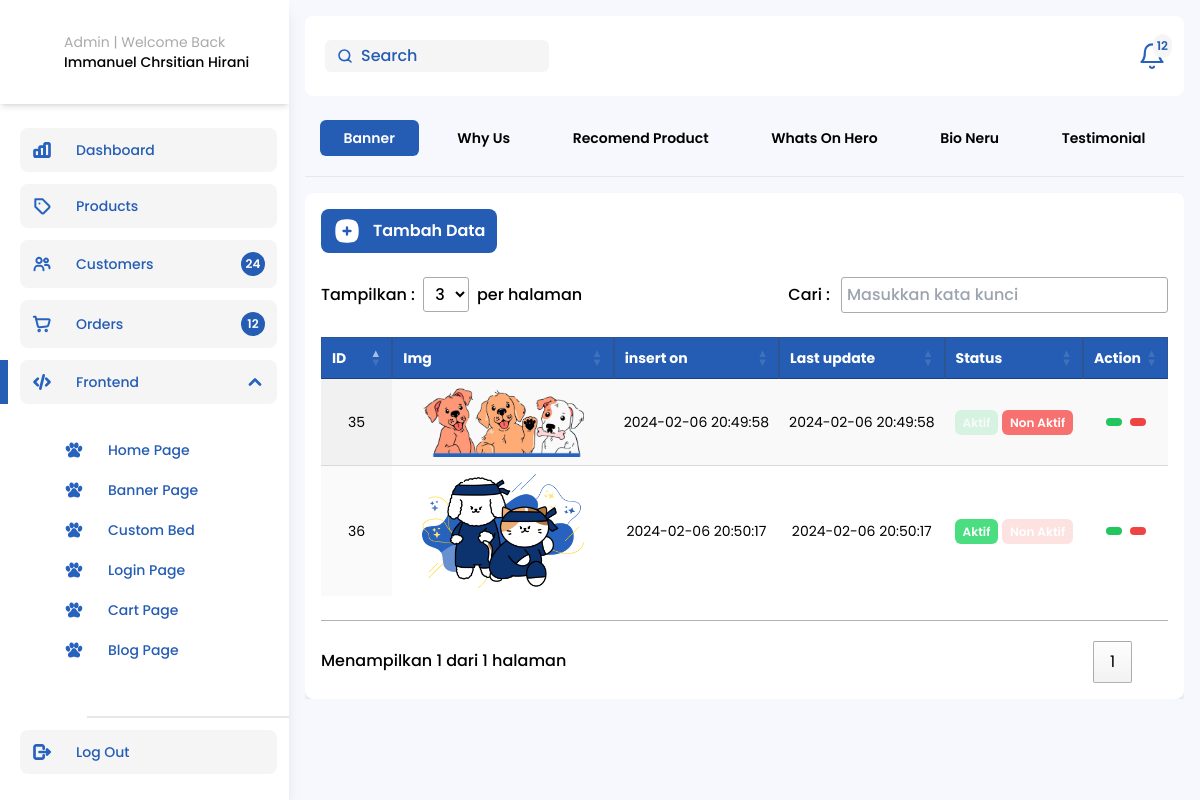
/Admin-Homepage.php, run on the app's committed database.
### tables this page shows
CREATE TABLE `herosection` (
  `hero_id` int(11) NOT NULL,
  `hero_title1` varchar(200) NOT NULL,
  `hero_title2` varchar(200) NOT NULL,
  `hero_title3` varchar(200) NOT NULL,
  `hero_subtitle` varchar(1000) NOT NULL,
  `hero_button1` varchar(100) NOT NULL,
  `hero_button2` varchar(100) NOT NULL,
  `hero_img` varchar(500) NOT NULL,
  `insert_date` datetime NOT NULL DEFAULT current_timestamp(),
  `lastUpdate_date` datetime NOT NULL DEFAULT current_timestamp(),
  `status` tinyint(2) NOT NULL
);

### function.php (called while the page is built, shortened)
<?php
$conn = mysqli_connect('localhost', 'root', '', 'nerumeru');
function query($query)
{
    global $conn;
    $result = mysqli_query($conn, $query);
    $rows = [];
    foreach ($result as $row) {
        $rows[] = $row;
    }
    return $rows;
}

### Admin-Homepage.php (the view, shortened to what this page needs)
<?php
require "function.php";
$hero = query("SELECT * FROM herosection");
?>
<!doctype html>
<html lang="en">
<head>
  <link rel="stylesheet" href="./css/output.css" />
  <link rel="stylesheet" href="https://cdn.jsdelivr.net/npm/swiper@10/swiper-bundle.min.css" />
  <link rel="stylesheet" href="https://cdn.jsdelivr.net/npm/swiper@10/swiper-bundle.min.css" />
  <link rel="stylesheet" href="https://cdn.jsdelivr.net/npm/@tabler/icons-webfont@latest/tabler-icons.min.css" />
  <link href="https://cdn.datatables.net/1.13.3/css/jquery.dataTables.min.css" rel="stylesheet" />
  <link href="https://cdn.datatables.net/buttons/2.3.5/css/buttons.dataTables.min.css" rel="stylesheet" />
</head>
<body>
  <main class="my-0">
    <section class="admin relative h-screen overflow-hidden my-0">
      <div class="flex items-start justify-between">
        <?php include("sidebar.admin.php"); ?>
        <div class="flex flex-col gap-4 container">
          <header class="flex items-center bg-white rounded-lg justify-between w-full h-20 px-5">
            <div class="header-wrapper w-full flex items-center justify-between">
              <span class="relative">
                <input id="searchAdminNavbar" type="search" class="bg-white-neru px-3 rounded-md  outline-none py-1 w-[224px] pl-9 xl:text-base md:text-sm text-xs" placeholder="Search" />
              </span>
              <div id="notifications" class="relative cursor-pointer">
                <div class="badge absolute -right-2 -top-2 bg-white-neru rounded-full flex items-center justify-center p-1">
                  <h6 class="text-xs text-blue-Neru font-semibold">12</h6>
                </div>
              </div>
            </div>
          </header>
          <div class="max-h-screen w-full overflow-y-auto">
            <div class="scrolXMenu mt-2">
              <div class="flex justify-evenly">
                <button class="ButtonTogglerActive px-6 py-2 font-semibold transition-all ease-in-out duration-300">
                  <h6 class="menu-item">Banner</h6>
                </button>
                <button class="ButtonTogglerActive px-6 py-2 font-semibold transition-all ease-in-out duration-300">
                  <h6 class="menu-item">Why us</h6>
                </button>
                <button class="ButtonTogglerActive px-6 py-2 font-semibold transition-all ease-in-out duration-300">
                  <h6 class="menu-item">Recomend Product</h6>
                </button>
                <button class="ButtonTogglerActive px-6 py-2 font-semibold transition-all ease-in-out duration-300">
                  <h6 class="menu-item">Whats on hero</h6>
                </button>
                <button class="ButtonTogglerActive px-6 py-2 font-semibold transition-all ease-in-out duration-300">
                  <h6 class="menu-item">Bio neru</h6>
                </button>
                <button class="ButtonTogglerActive px-6 py-2 font-semibold transition-all ease-in-out duration-300">
                  <h6 class="menu-item">testimonial</h6>
                </button>
              </div>
              <hr class="mt-5" />
            </div>
            <div id="heroSection" class="container hidden BoxTableData bg-white rounded-lg shadow-md 3xl:h-[700px] 2xl:h-[480px] overflow-y-auto mt-4">
              <div class="wrapperAddData mb-6 w-fit">
                <a href="Admin-hero-insertData.php" class="bg-blue-Neru w-fit text-white px-3 rounded-lg py-2 cursor-pointer font-semibold text-base flex items-center gap-3">
                  Tambah Data
                </a>
              </div>
              <table id="myTable" class="myTableDisplay 3xl:text-lg text-sm py-6 display nowrap table hover order-column row-border stripe">
                <thead>
                  <tr class="bg-blue-Neru text-white">
                    <th class="border-[1px] border-black-neru border-opacity-30">ID</th>
                    <th class="border-[1px] border-black-neru border-opacity-30">Img</th>
                    <th class="border-[1px] border-black-neru border-opacity-30">insert on</th>
                    <th class="border-[1px] border-black-neru border-opacity-30">Last update</th>
                    <th class="border-[1px] border-black-neru border-opacity-30">Status</th>
                    <th class="border-[1px] border-black-neru border-opacity-30">Action</th>
                  </tr>
                </thead>
                <tbody>
                  <?php foreach ($hero as $neru) : ?>
                    <tr class="text-center">
                      <td class="w-14"><?= $neru["hero_id"] ?></td>
                      <td class="w-60"><img src="img/<?= $neru["hero_img"] ?>" class="w-[80%] object-contain mx-auto" alt="" /></td>
                      <td><?= $neru["insert_date"] ?></td>
                      <td><?= $neru["lastUpdate_date"] ?></td>
                      <td class="">
                        <?php if ($neru["status"] == 1) : ?>
                          <a href="status.php?hero_id=<?= $neru["hero_id"] ?>&status=<?= $neru["status"] ?>" class="badge bg-green-400 rounded-md w-fit px-2 py-1 mx-auto text-white font-semibold text-xs opacity-100">Aktif</a>
                          <a href="status.php?hero_id=<?= $neru["hero_id"] ?>&status=<?= $neru["status"] ?>" class="badge bg-red-400 rounded-md w-fit px-2 py-1 mx-auto text-white font-semibold text-xs opacity-20">Non Aktif</a>
                        <?php else : ?>
                          <a href="status.php?hero_id=<?= $neru["hero_id"] ?>&status=<?= $neru["status"] ?>" class="badge bg-green-400 rounded-md w-fit px-2 py-1 mx-auto text-white font-semibold text-xs opacity-20">Aktif</a>
                          <a href="status.php?hero_id=<?= $neru["hero_id"] ?>&status=<?= $neru["status"] ?>" class="badge bg-red-400 rounded-md w-fit px-2 py-1 mx-auto text-white font-semibold text-xs opacity-100">Non Aktif</a>
                        <?php endif; ?>
                      </td>
                      <td>
                        <span class="flex items-center gap-2 justify-center">
                          <a href="Admin-hero-UpdateData.php?hero_id=<?= $neru["hero_id"] ?>" class="text-white rounded-full px-2 py-1 bg-green-500 text-2xl cursor-pointer"><i class="ti ti-pencil"></i></a>
                          <a onclick="return confirm('Apakah Anda yakin ingin menghapus data ini?')" href="hapus.php?hero_id=<?= $neru["hero_id"] ?>" class="HapusDataToggler text-white bg-red-500 px-2 py-1 rounded-full text-2xl cursor-pointer "><i class="ti ti-trash"></i></a>
                        </span>
                      </td>
                    </tr>
                  <?php endforeach; ?>
                </tbody>
              </table>
            </div>
          </div>
        </div>
      </div>
    </section>
  </main>
</body>
</html>

### data on the page
herosection: hero_id "35", hero_img (picture), insert_date "2024-02-06 20:49:58", lastUpdate_date "2024-02-06 20:49:58"
herosection: hero_id "36", hero_img (picture), insert_date "2024-02-06 20:50:17", lastUpdate_date "2024-02-06 20:50:17"
